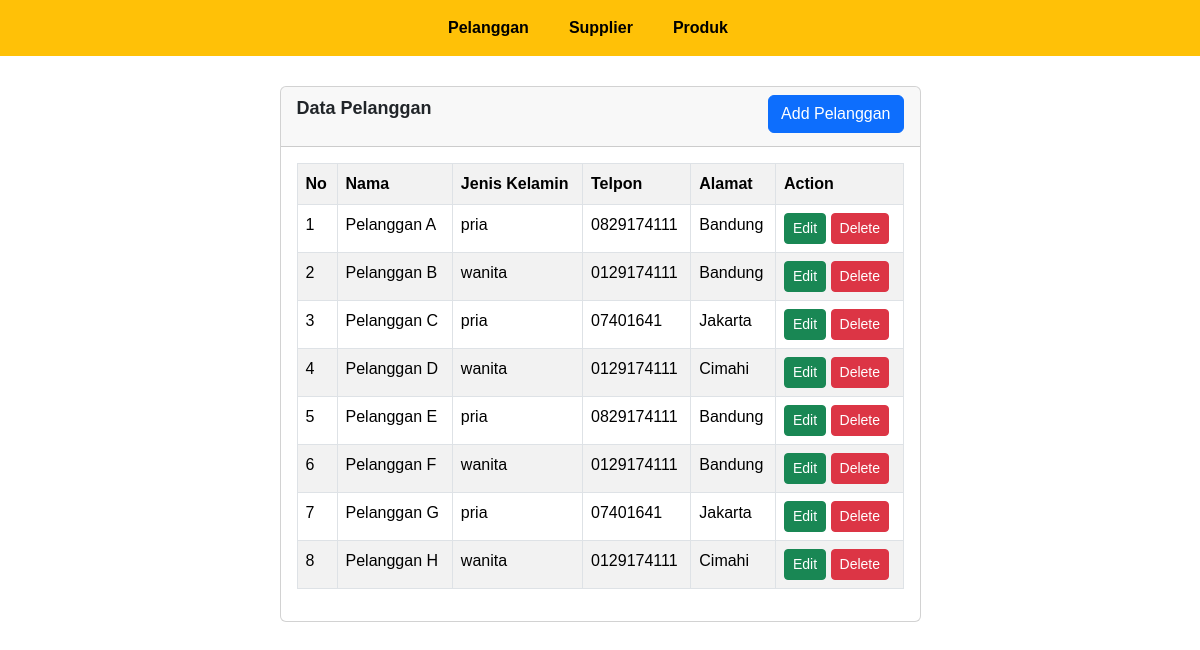
The page / on the database its author committed.
### tables this page shows
CREATE TABLE `pelanggan` (
  `id` int(11) UNSIGNED NOT NULL,
  `nama` varchar(100) NOT NULL,
  `jenis_kelamin` enum('pria','wanita') NOT NULL,
  `telpon` varchar(12) NOT NULL,
  `alamat` text NOT NULL
);

### index.php (the view, shortened to what this page needs)
<!DOCTYPE html>
<html lang="en">
<head>
    <link href="https://cdn.jsdelivr.net/npm/bootstrap@5.3.2/dist/css/bootstrap.min.css" rel="stylesheet">
</head>
<body>
    <nav class="navbar navbar-expand-lg bg-warning">
        <div class="container-fluid">
            <div class="collapse navbar-collapse" id="navbarSupportedContent">
            <ul class="navbar-nav mx-auto">
                <li class="nav-item me-4">
                    <a class="nav-link fw-semibold active"aria-current="page"href="index.php">Pelanggan</a>
                </li>
                <li class="nav-item me-4">
                    <a class="nav-link fw-semibold active"aria-current="page"href="supplier.php">Supplier</a>
                </li>
                <li class="nav-item me-4">
                    <a class="nav-link fw-semibold active"aria-current="page"href="produk.php">Produk</a>
                </li>
            </ul>
            </div>
        </div>
    </nav>
    <?php
        require "connection.php";
        $result = mysqli_query($connection, "SELECT * FROM pelanggan");
    ?>
    <div class="container mb-4">
        <div class="row">
            <div class="col-md-7 mx-auto">
                <div class="card">
                    <div class="card-header">
                        <p class ="fw-semibold" style="font-size:18px;" >Data Pelanggan
                            <a href="add_data/add_pelanggan.php" class="btn btn-primary float-end">Add Pelanggan</a>
                        </p>
                    </div>
                    <div class="card-body">
                        <table class="table table-bordered table-striped">
                            <tr>
                                <th>No</th>
                                <th>Nama</th>
                                <th>Jenis Kelamin</th>
                                <th>Telpon</th>
                                <th>Alamat</th>
                                <th>Action</th>
                            </tr>
                            <?php
                                $no = 1;
                                while ($data = mysqli_fetch_array($result)) {
                            ?>
                                <tr>
                                    <td><?php echo $no ?></td>
                                    <td><?php echo $data['nama'];?></td>
                                    <td><?php echo $data['jenis_kelamin'];?></td>
                                    <td><?php echo $data['telpon'];?></td>
                                    <td><?php echo $data['alamat'];?></td>
                                    <td>
                                        <a class="btn btn-success btn-sm" href="edit_data/edit_pelanggan.php?id=<?php echo $data['id']?>">Edit</a>
                                        <a class="btn btn-danger btn-sm" href="delete_data/delete_pelanggan.php?id=<?php echo $data['id']?>"role="button" onclick="return confirm('Apakah anda yakin untuk menghapus data ini?')">Delete</a>
                                    </td>
                                </tr>
                            <?php $no++; } ?>
                        </table>
                    </div>
                </div>
            </div>
        </div>
    </div>
    </body>
</html>

### index.php (style rules this page uses)
body { font-family: Arial; }
nav { margin-bottom: 30px; }

### rows shown on the page
pelanggan: nama "Pelanggan A", jenis_kelamin "pria", telpon "0829174111", alamat "Bandung"
pelanggan: nama "Pelanggan B", jenis_kelamin "wanita", telpon "0129174111", alamat "Bandung"
pelanggan: nama "Pelanggan C", jenis_kelamin "pria", telpon "07401641", alamat "Jakarta"
pelanggan: nama "Pelanggan D", jenis_kelamin "wanita", telpon "0129174111", alamat "Cimahi"
pelanggan: nama "Pelanggan E", jenis_kelamin "pria", telpon "0829174111", alamat "Bandung"
pelanggan: nama "Pelanggan F", jenis_kelamin "wanita", telpon "0129174111", alamat "Bandung"
pelanggan: nama "Pelanggan G", jenis_kelamin "pria", telpon "07401641", alamat "Jakarta"
pelanggan: nama "Pelanggan H", jenis_kelamin "wanita", telpon "0129174111", alamat "Cimahi"
